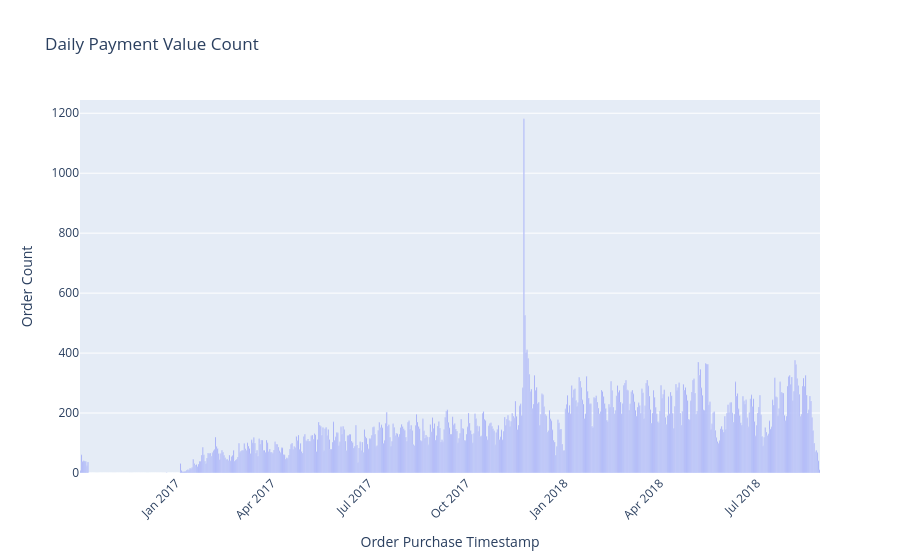

Notebook code for this chart:
### Code cell
#일간 매출 내역 시각화: 

import plotly.express as px

fig = px.bar(
    x = merged_order_date_count.index,
    y = merged_order_date_count["payment_value"],
    title = "Daily Payment Value Count",
    labels ={
        "x" :"Order Purchase Timestamp",
        "y" :"Order Count"
    }
)

fig.update_layout(xaxis_tickangle=-45)

fig.show()

### Figure 1 — Plotly figure (JSON) as saved in the notebook; plotly's stock layout.template omitted (floating-point values rounded to 4 significant figures; data arrays with more than 128 entries replaced by an {"elided": "..."} marker saying what was removed)
{"data": [{"alignmentgroup": "True", "hovertemplate": "Order Purchase Timestamp=%{x}<br>Order Count=%{y}<extra></extra>", "legendgroup": "", "marker": {"color": "#636efa", "pattern": {"shape": ""}}, "name": "", "offsetgroup": "", "orientation": "v", "showlegend": false, "textposition": "auto", "type": "bar", "x": {"elided": "696 str values"}, "xaxis": "x", "y": {"elided": "696 int values"}, "yaxis": "y"}], "layout": {"barmode": "relative", "legend": {"tracegroupgap": 0}, "title": {"text": "Daily Payment Value Count"}, "xaxis": {"anchor": "y", "domain": [0, 1], "tickangle": -45, "title": {"text": "Order Purchase Timestamp"}}, "yaxis": {"anchor": "x", "domain": [0, 1], "title": {"text": "Order Count"}}}}
